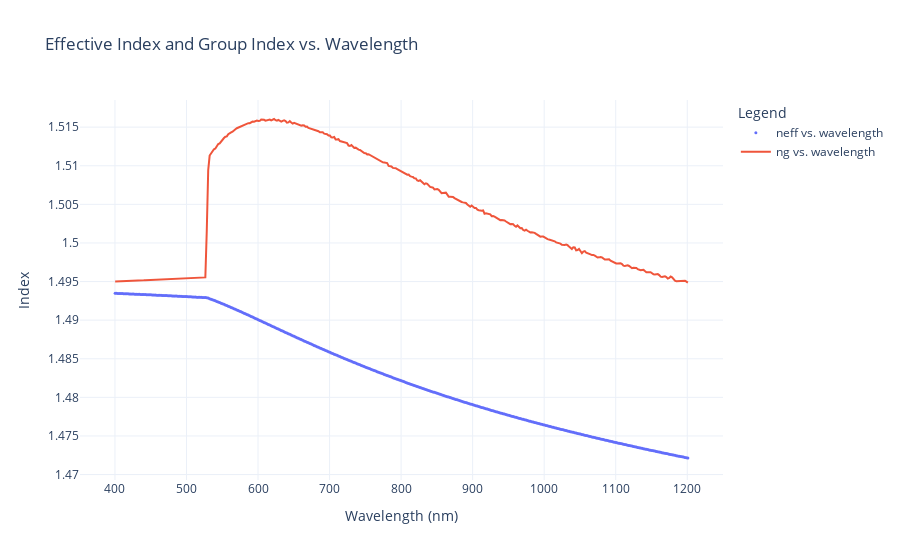

Source (notebook cell):
### Code cell
# Create the figure
fig = go.Figure()

# Add neff vs. wavelength scatter plot
fig.add_trace(go.Scatter(
    x=wavelength_nm,
    y=neff,
    mode='markers',
    marker=dict(size=3),
    name='neff vs. wavelength'
))

# Add ng vs. fine_wavelength_grid line plot
fig.add_trace(go.Scatter(
    x=wavelength_nm,
    y=ng,
    mode='lines',
    name='ng vs. wavelength'
))

# Update layout with titles and labels
fig.update_layout(
    title='Effective Index and Group Index vs. Wavelength',
    xaxis_title='Wavelength (nm)',
    yaxis_title='Index',
    template='plotly_white',
    legend_title='Legend'
)

# Save the plot as an HTML file
fig.write_html("neff_ng.html")

# Show the plot
fig.show()

### Figure 1 — Plotly figure (JSON) as saved in the notebook; plotly's stock layout.template omitted (floating-point values rounded to 4 significant figures; data arrays with more than 128 entries replaced by an {"elided": "..."} marker saying what was removed)
{"data": [{"marker": {"size": 3}, "mode": "markers", "name": "neff vs. wavelength", "type": "scatter", "x": {"elided": "401 float values"}, "y": {"elided": "401 float values"}}, {"mode": "lines", "name": "ng vs. wavelength", "type": "scatter", "x": {"elided": "401 float values"}, "y": {"elided": "401 float values"}}], "layout": {"legend": {"title": {"text": "Legend"}}, "title": {"text": "Effective Index and Group Index vs. Wavelength"}, "xaxis": {"title": {"text": "Wavelength (nm)"}}, "yaxis": {"title": {"text": "Index"}}}}
